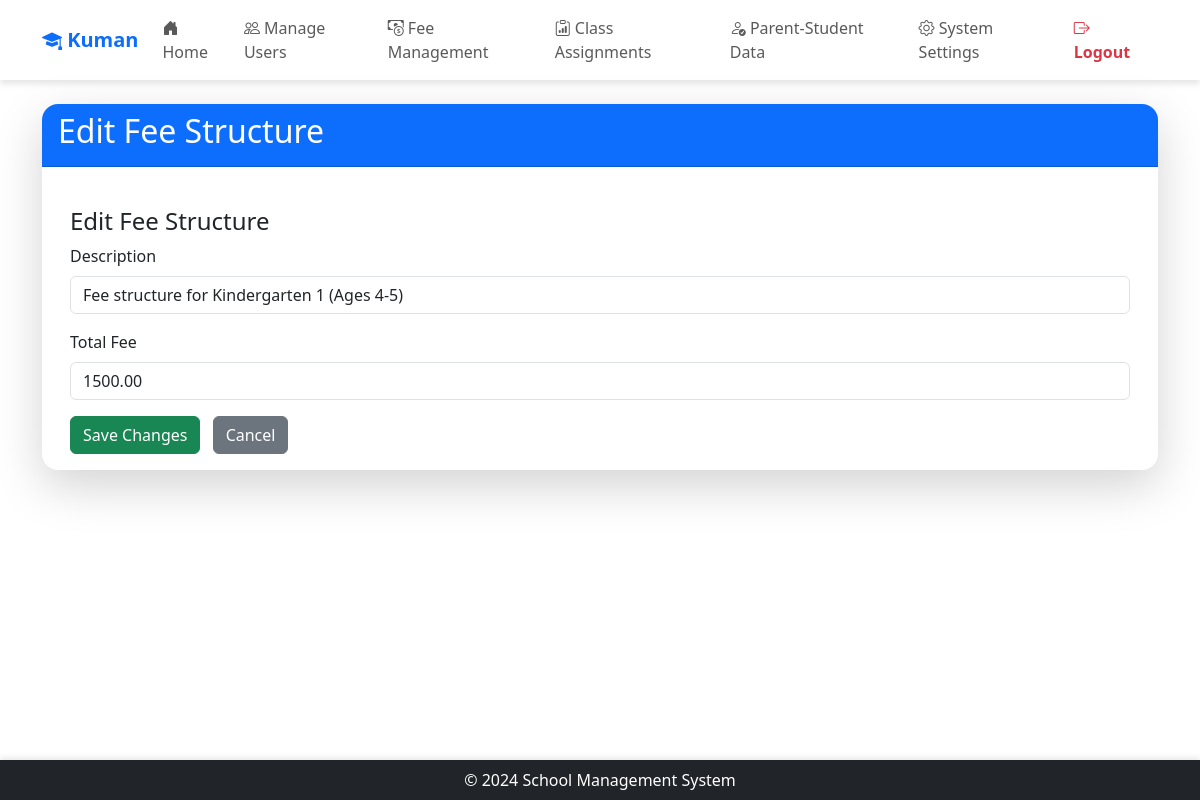
/admin/edit_fee_structure/structure1 (signed in), run on the app's committed database.
### app/models/models.py (models this page shows, shortened)
class Settings(db.Model):
    __tablename__ = 'Settings'
    setting_key = db.Column('SettingKey', db.String, primary_key=True)
    setting_value = db.Column('SettingValue', db.String, nullable=False)
    description = db.Column('Description', db.String, nullable=False)
    category = db.Column('Category', db.String, nullable=False)

class FeeStructure(db.Model):
    __tablename__ = 'FeeStructure'
    structure_id = db.Column('StructureId', db.String, primary_key=True)
    description = db.Column('Description', db.String, nullable=False)
    total_fee = db.Column('TotalFee', db.Numeric(10, 2), nullable=False)
    student_assignments = relationship('StudentFeeAssignment', back_populates='structure')

### app/routes/admin/fee_management.py (the view)
@admin.route('/edit_fee_structure/<id>', methods=['GET', 'POST'])
@login_required
@role_required('1')
def edit_fee_structure(id):
    fee_structure = FeeStructure.query.get(id)
    if not fee_structure:
        flash('Fee Structure not found!', 'danger')
        return redirect(url_for('admin.fee_management'))
    if request.method == 'POST':
        fee_structure.description = request.form['description']
        fee_structure.total_fee = request.form['total_fee']
        db.session.commit()
        flash('Fee Structure updated successfully!', 'success')
        return redirect(url_for('admin.fee_management'))
    return render_template('admin/edit_fee_structure.html', fee_structure=fee_structure, app_name=app_name())

### app/__init__.py (called while the page is built)
@login_manager.user_loader
def load_user(user_id):
    from .models.models import User
    return User.query.get(user_id)

### app/routes/routes.py (called while the page is built)
def app_name():
    app_name = "School Management System"
    with current_app.app_context():
        setting = Settings.query.filter_by(setting_key='school_name').first()
        if setting and setting.setting_value:
            app_name = setting.setting_value
    return app_name

def role_required(*roles):
    def decorator(f):
        @wraps(f)
        def decorated_function(*args, **kwargs):
            if not current_user.is_authenticated or current_user.role_id not in roles:
                abort(403)  # Forbidden access if role does not match
            return f(*args, **kwargs)
        return decorated_function
    return decorator

### app/templates/admin/edit_fee_structure.html (shortened to what this page needs)
{% extends "share/dashboard.html" %}
{% block card_title %}Edit Fee Structure{% endblock %}
{% block card_content %}
<div class="container mt-4">
    <h4>Edit Fee Structure</h4>
    <form action="{{ url_for('admin.update_fee_structure', id=fee_structure.structure_id) }}" method="POST">
        <div class="mb-3">
            <label for="description" class="form-label">Description</label>
            <input type="text" id="description" name="description" class="form-control" value="{{ fee_structure.description }}" required>
        </div>
        <div class="mb-3">
            <label for="total_fee" class="form-label">Total Fee</label>
            <input type="number" id="total_fee" name="total_fee" class="form-control" value="{{ fee_structure.total_fee }}" required>
        </div>
        <button type="submit" class="btn btn-success">Save Changes</button>
        <a href="{{ url_for('admin.fee_management') }}" class="btn btn-secondary ms-2">Cancel</a>
    </form>
</div>
{% endblock %}

### app/templates/share/dashboard.html (shortened to what this page needs)
<!DOCTYPE html>
<html lang="en">
  <head>
    <link href="https://cdn.jsdelivr.net/npm/bootstrap@5.3.0-alpha1/dist/css/bootstrap.min.css" rel="stylesheet" />
    <link href="https://cdn.jsdelivr.net/npm/bootstrap-icons/font/bootstrap-icons.css" rel="stylesheet" />
  </head>
  <body>
    <header class="navbar navbar-expand-lg navbar-light">
      <div class="container">
        <a class="navbar-brand text-primary fw-bold"
          href="{% if current_user.role_id == '1' %}
                    {{ url_for('admin.dashboard') }}
                {% elif current_user.role_id == '2' %}
                    {{ url_for('teacher.dashboard') }}
                {% elif current_user.role_id == '3' %}
                    {{ url_for('parent.dashboard') }}
                {% elif current_user.role_id == '4' %}
                    {{ url_for('accountant.dashboard') }}
                {% else %}
                    {{ url_for('views.home') }}
                {% endif %}">
          <i class="bi bi-mortarboard-fill"></i> {{ app_name }}
        </a>
        <div class="collapse navbar-collapse" id="navbarNav">
          <ul class="navbar-nav me-auto">
            <li class="nav-item">
              <a class="nav-link"
                 href="{% if current_user.role_id == '1' %}
                          {{ url_for('admin.dashboard') }}
                       {% elif current_user.role_id == '2' %}
                          {{ url_for('teacher.dashboard') }}
                       {% elif current_user.role_id == '3' %}
                          {{ url_for('parent.dashboard') }}
                       {% elif current_user.role_id == '4' %}
                          {{ url_for('accountant.dashboard') }}
                       {% else %}
                          {{ url_for('views.home') }}
                       {% endif %}">
                <i class="bi bi-house-door-fill"></i> Home
              </a>
            </li>
            {% if current_user.role_id == '1' %}
              <li class="nav-item">
                <a class="nav-link" href="{{ url_for('admin.manage_users') }}">
                  <i class="bi bi-people"></i> Manage Users
                </a>
              </li>
              <li class="nav-item">
                <a class="nav-link" href="{{ url_for('admin.fee_management') }}">
                  <i class="bi bi-cash-coin"></i> Fee Management
                </a>
              </li>
              <li class="nav-item">
                <a class="nav-link" href="{{ url_for('admin.manage_classes') }}">
                  <i class="bi bi-clipboard-data"></i> Class Assignments
                </a>
              </li>
              <li class="nav-item">
                <a class="nav-link" href="{{ url_for('admin.parent_student') }}">
                  <i class="bi bi-person-check"></i> Parent-Student Data
                </a>
              </li>
              <li class="nav-item">
                <a class="nav-link" href="{{ url_for('admin.system_settings') }}">
                  <i class="bi bi-gear"></i> System Settings
                </a>
              </li>
            {% endif %}
          </ul>
          <ul class="navbar-nav ms-auto">
            <li class="nav-item">
              <a class="nav-link text-danger fw-bold" href="{{ url_for('auth.logout') }}">
                <i class="bi bi-box-arrow-right"></i> Logout
              </a>
            </li>
          </ul>
        </div>
      </div>
    </header>
    <main class="container mt-4">
      <div class="card border-0 shadow-lg rounded-4">
        <div class="card-header text-white bg-primary rounded-top-4">
          <h2>{% block card_title %} {% endblock %}</h2>
        </div>
        <div class="card-body">
          {% block card_content %} {% endblock %}
        </div>
      </div>
    </main>
    <footer class="bg-dark text-white py-2 mt-5 text-center sticky-footer">
      <div class="container">
        <p class="m-0">&copy; 2024 School Management System</p>
      </div>
    </footer>
  </body>
</html>

### app/templates/share/dashboard.html (style rules this page uses)
html, body { height: 100%; }
body { display: flex; flex-direction: column; min-height: 100vh; }
main { flex: 1; }
.navbar { background: rgba(255, 255, 255, 0.9); box-shadow: 0 4px 6px rgba(0, 0, 0, 0.1); }
.navbar-nav .nav-link { font-weight: 500; transition: 0.3s; }
.sticky-footer { position: sticky; bottom: 0; width: 100%; box-shadow: 0 -2px 6px rgba(0, 0, 0, 0.1); }

### data on the page
Settings: SettingValue "Kuman"
FeeStructure: description "Fee structure for Kindergarten 1 (Ages 4-5)", total_fee "1500.00"
